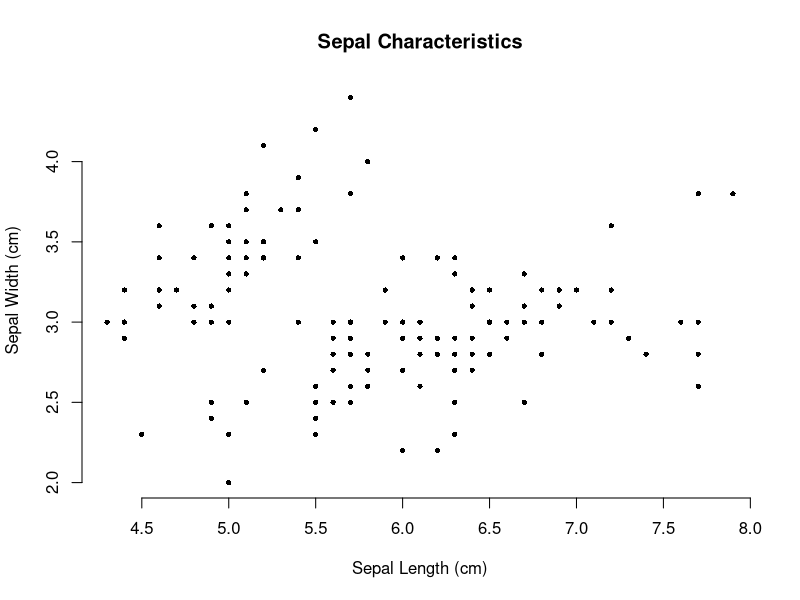
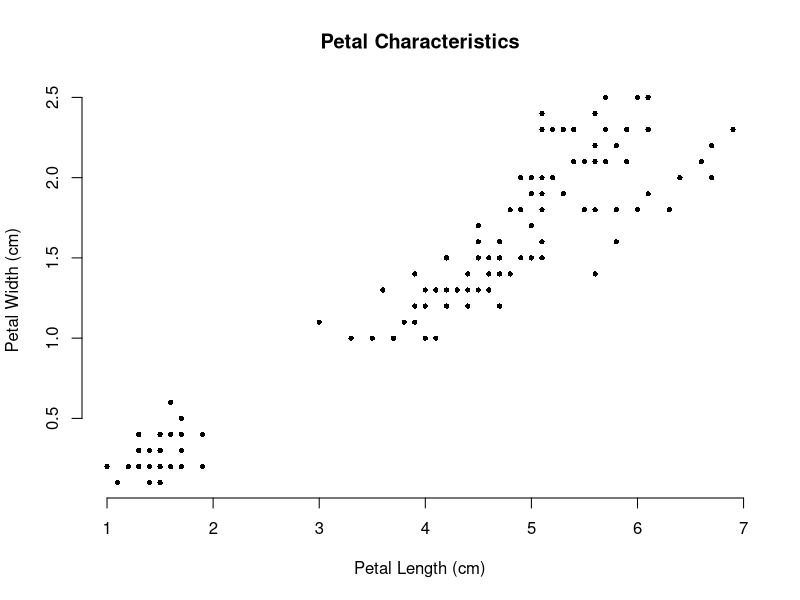
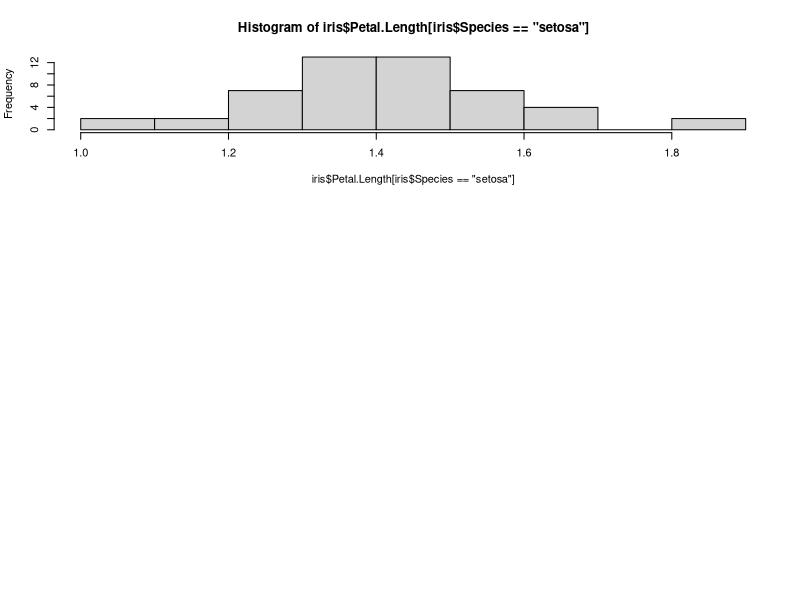
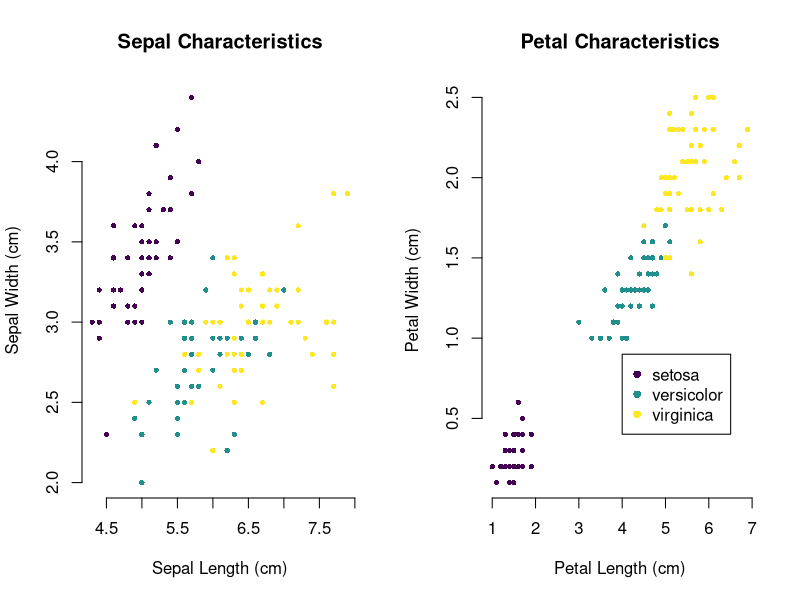

Source code (R) for these figures, in order: (Note: this script raises an error after producing the figures.)
# this is a comment 

## setup ##
install.packages('viridis')
library(datasets)
library(viridis)

getwd()
setwd('/Users/Ramya/newGitFolder/intersession_data_2023/week1')

## data ##
data("iris")

head(iris)


## plotting ##
# you can also do pch = '.' to just get dots
# cex values above 1 will make the dots bigger, a value below 1 will make it smaller than normal
# bty characteristic is to remove the border box

## plot sepal characteristics ##
#png('iris1.png', width = 520, height = 520)
plot(iris$Sepal.Length, iris$Sepal.Width, pch = 16, cex = 0.7, bty = 'n',
     main = 'Sepal Characteristics', xlab = 'Sepal Length (cm)', ylab = 'Sepal Width (cm)')
#dev.off()
## plot petal characteristics ##
plot(iris$Petal.Length, iris$Petal.Width, pch = 16, cex = 0.7, bty = 'n',
     main = 'Petal Characteristics', xlab = 'Petal Length (cm)', ylab = 'Petal Width (cm)')

## species
head(iris$Species)
unique(iris$Species)
#basically here you pick 3 colors from the viridis spectrum
cols.species.unique <- viridis::viridis(length(unique(iris$Species)))
#you sort through the entire species to find whether that species is 1, 2, or 3 and makes a vector of it's corresponding colors
cols.species <- cols.species.unique[as.factor(iris$Species)]
table(iris$Species)
table(cols.species)

## plot side by side, you want one row with the 2 graphs side by side
png('iris2.png', width = 600, height = 300)
par(mfrow = c(1,2))
plot(iris$Sepal.Length, iris$Sepal.Width, pch = 16, cex = 0.7, bty = 'n',
     main = 'Sepal Characteristics', col = cols.species, xlab = 'Sepal Length (cm)', ylab = 'Sepal Width (cm)')
plot(iris$Petal.Length, iris$Petal.Width, pch = 16, cex = 0.7, bty = 'n',
     main = 'Petal Characteristics', col = cols.species, xlab = 'Petal Length (cm)', ylab = 'Petal Width (cm)')

#make legend
legend.lab <- unique(iris$Species)
legend.col <- unique(cols.species)
legend(x=4, y=0.9, legend = legend.lab, col = legend.col, pch =16)

dev.off()

par(mfrow = c(3,1))
hist(iris$Petal.Length[iris$Species == 'setosa'])
hist(iris$Petal.Length[iris$Species == 'versicol'])
hist(iris$Petal.Length[iris$Species == 'virginica'])

